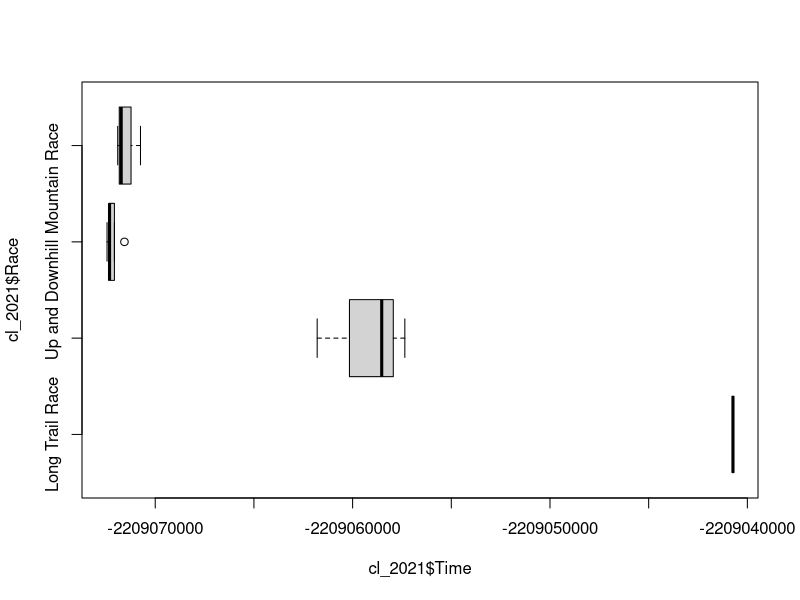
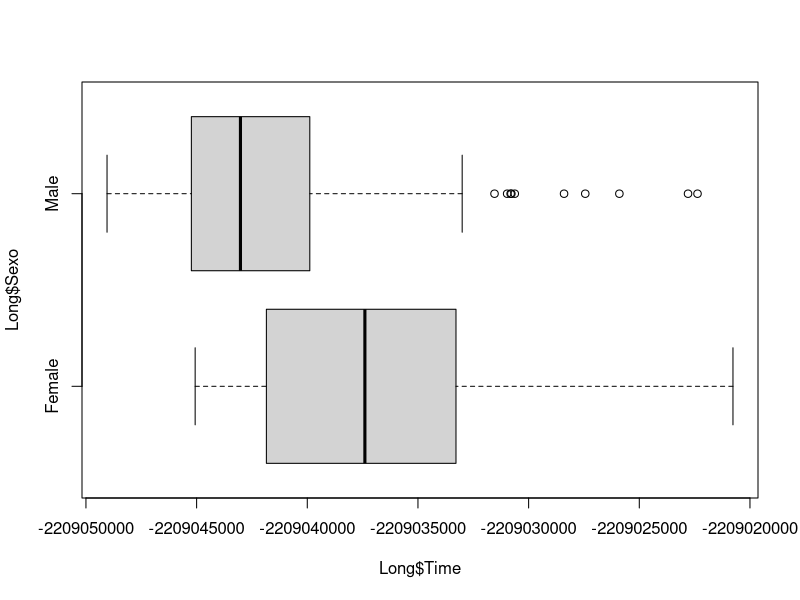
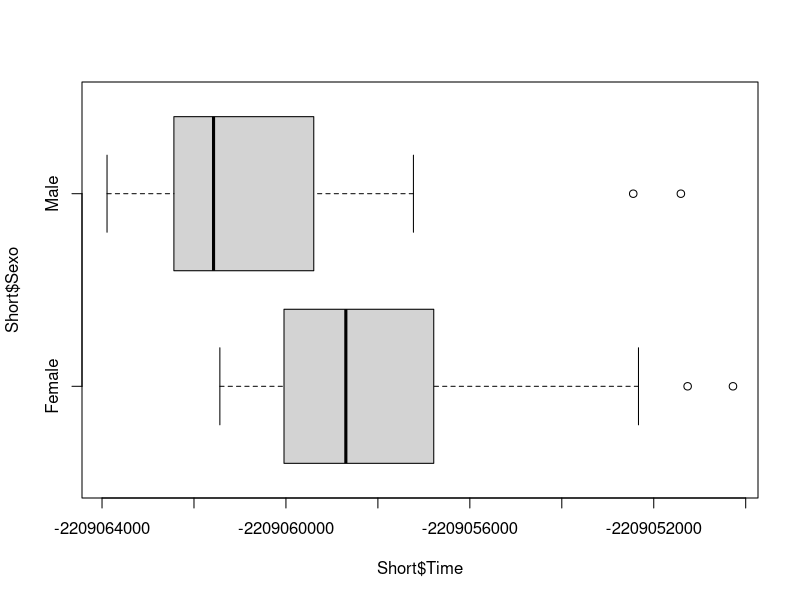
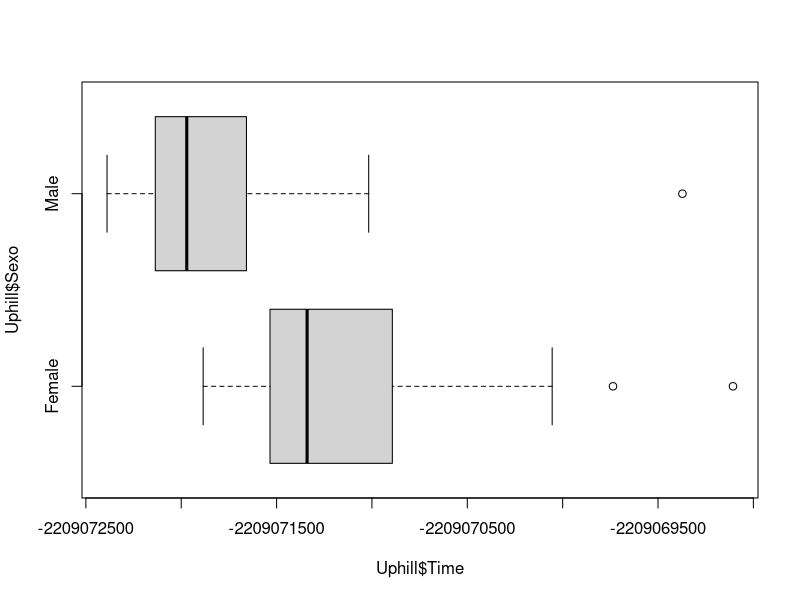
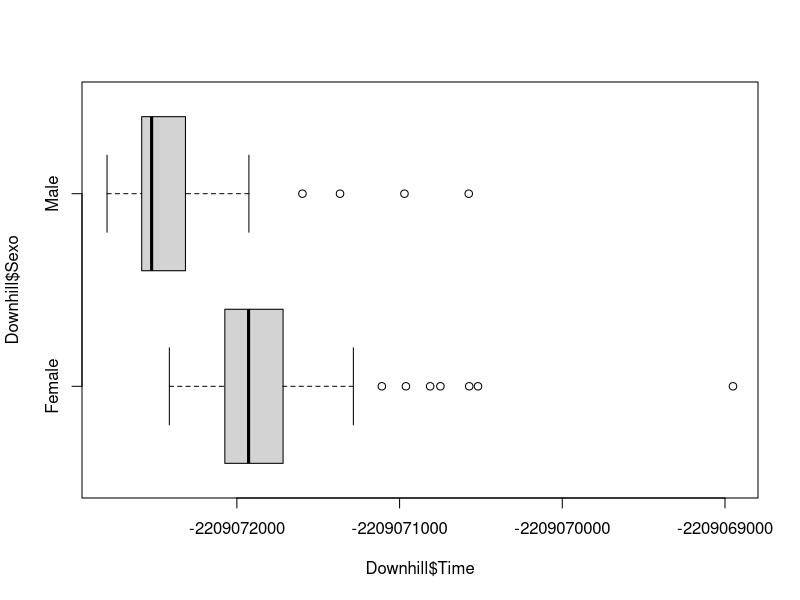
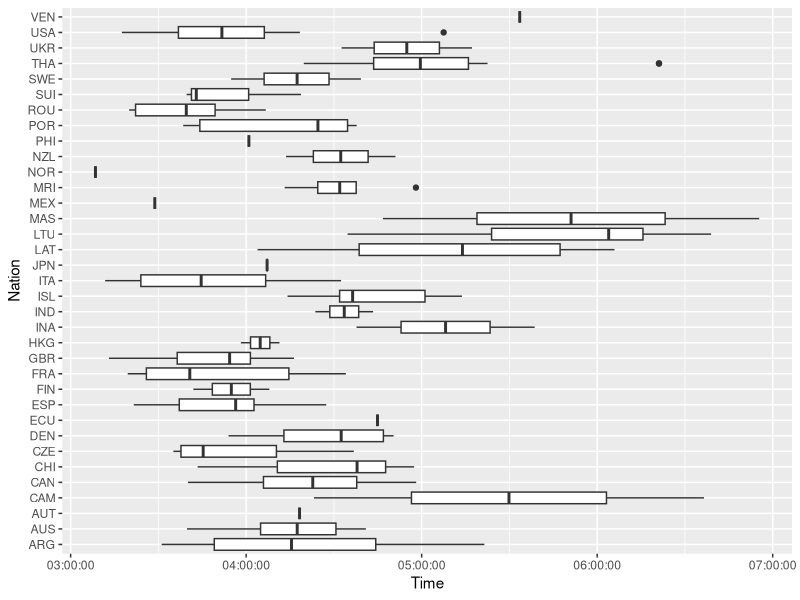

Generate these figures, in order, with R:
#Load libraries
library(readxl)
library(tidyverse)
library(zoo)

#load data from Thailand World Mountain and Trail Running Championships 2021
results2021 <- read_excel("data/02ResultsResults.xlsx", col_types = c("text", "numeric", "text", "text", "text", "date", "text"))
#results2021$Time <- (times(format(results2021$Time, "%H:%M:%S")))

#raw data
cl_2021 <- results2021 %>% filter(Nation=="CHI")
Long <- results2021 %>% filter(Race =="Long Trail Race")  
Short <- results2021 %>% filter(Race =="Short Trail Race")  
Uphill <- results2021 %>% filter(Race =="Uphill Mountain Race")  
Downhill <- results2021 %>% filter(Race =="Up and Downhill Mountain Race")  

#Clean data
results2021 <- na.omit(results2021)
results2021$Rank <- as.numeric(results2021$Rank)
cl_2021$Rank <- as.numeric(cl_2021$Rank)

#Chilean results
cl_2021
summary(cl_2021)
boxplot(cl_2021$Time~cl_2021$Race, horizontal=T)

#General results
boxplot(Long$Time~Long$Sexo, horizontal=T)
boxplot(Short$Time~Short$Sexo, horizontal=T)
boxplot(Uphill$Time~Uphill$Sexo, horizontal=T)
boxplot(Downhill$Time~Downhill$Sexo, horizontal=T)

library(tidyverse)
library(ggplot2)

Short %>%
  arrange(Nation) %>%
  ggplot(aes(Time, Nation)) +
   geom_boxplot() +
   scale_x_datetime(date_labels = "%H:%M:%S")
